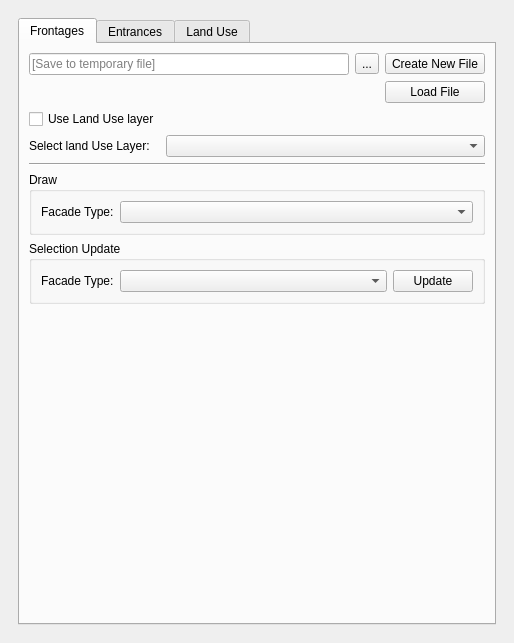
<?xml version="1.0" encoding="UTF-8"?>
<ui version="4.0">
 <class>UrbanDataInputDockWidgetBase</class>
 <widget class="QDockWidget" name="UrbanDataInputDockWidgetBase">
  <property name="geometry">
   <rect>
    <x>0</x>
    <y>0</y>
    <width>514</width>
    <height>643</height>
   </rect>
  </property>
  <property name="windowTitle">
   <string>Urban Data Input</string>
  </property>
  <widget class="QWidget" name="dockWidgetContents">
   <layout class="QGridLayout" name="gridLayout">
    <item row="0" column="0">
     <widget class="QWidget" name="widget" native="true">
      <layout class="QVBoxLayout" name="verticalLayout">
       <item>
        <widget class="QTabWidget" name="tabWidget">
         <property name="currentIndex">
          <number>0</number>
         </property>
         <widget class="QWidget" name="tab">
          <attribute name="title">
           <string>Frontages</string>
          </attribute>
          <layout class="QVBoxLayout" name="verticalLayout_2">
           <item>
            <layout class="QGridLayout" name="gridLayout_3">
             <item row="1" column="3">
              <widget class="QPushButton" name="loadNewFileButton">
               <property name="text">
                <string>Load File</string>
               </property>
              </widget>
             </item>
             <item row="0" column="3">
              <widget class="QToolButton" name="toolButtonNewFile">
               <property name="contextMenuPolicy">
                <enum>Qt::ActionsContextMenu</enum>
               </property>
               <property name="acceptDrops">
                <bool>false</bool>
               </property>
               <property name="text">
                <string>Create New File</string>
               </property>
               <property name="toolButtonStyle">
                <enum>Qt::ToolButtonFollowStyle</enum>
               </property>
               <property name="autoRaise">
                <bool>false</bool>
               </property>
              </widget>
             </item>
             <item row="0" column="1">
              <widget class="QLineEdit" name="lineEditFrontages">
               <property name="placeholderText">
                <string>[Save to temporary file]</string>
               </property>
              </widget>
             </item>
             <item row="0" column="2">
              <widget class="QToolButton" name="toolButtonSaveFile">
               <property name="text">
                <string>...</string>
               </property>
              </widget>
             </item>
            </layout>
           </item>
           <item>
            <layout class="QGridLayout" name="gridLayout_2" columnstretch="0,0">
             <item row="1" column="0">
              <widget class="QLabel" name="label_2">
               <property name="sizePolicy">
                <sizepolicy hsizetype="Maximum" vsizetype="Preferred">
                 <horstretch>0</horstretch>
                 <verstretch>0</verstretch>
                </sizepolicy>
               </property>
               <property name="text">
                <string>Select land Use Layer:</string>
               </property>
              </widget>
             </item>
             <item row="1" column="1">
              <widget class="QComboBox" name="selectLUCombo"/>
             </item>
             <item row="0" column="0">
              <widget class="QCheckBox" name="createNewFileCheckBox">
               <property name="text">
                <string>Use Land Use layer</string>
               </property>
              </widget>
             </item>
            </layout>
           </item>
           <item>
            <widget class="Line" name="line">
             <property name="orientation">
              <enum>Qt::Horizontal</enum>
             </property>
            </widget>
           </item>
           <item>
            <widget class="QGroupBox" name="groupBox">
             <property name="title">
              <string>Draw</string>
             </property>
             <layout class="QGridLayout" name="gridLayout_4">
              <item row="0" column="0">
               <layout class="QHBoxLayout" name="horizontalLayout_3">
                <item>
                 <widget class="QLabel" name="label">
                  <property name="sizePolicy">
                   <sizepolicy hsizetype="Maximum" vsizetype="Preferred">
                    <horstretch>0</horstretch>
                    <verstretch>0</verstretch>
                   </sizepolicy>
                  </property>
                  <property name="text">
                   <string>Facade Type:</string>
                  </property>
                 </widget>
                </item>
                <item>
                 <widget class="QComboBox" name="selectFacadeCombo"/>
                </item>
               </layout>
              </item>
             </layout>
            </widget>
           </item>
           <item>
            <widget class="QGroupBox" name="groupBox_2">
             <property name="title">
              <string>Selection Update</string>
             </property>
             <layout class="QHBoxLayout" name="horizontalLayout">
              <item>
               <layout class="QHBoxLayout" name="horizontalLayout_2">
                <item>
                 <widget class="QLabel" name="label_3">
                  <property name="sizePolicy">
                   <sizepolicy hsizetype="Maximum" vsizetype="Preferred">
                    <horstretch>0</horstretch>
                    <verstretch>0</verstretch>
                   </sizepolicy>
                  </property>
                  <property name="text">
                   <string>Facade Type:</string>
                  </property>
                 </widget>
                </item>
                <item>
                 <widget class="QComboBox" name="updateFacadeCombo"/>
                </item>
                <item>
                 <widget class="QPushButton" name="updateFacadeButton">
                  <property name="sizePolicy">
                   <sizepolicy hsizetype="Maximum" vsizetype="Fixed">
                    <horstretch>0</horstretch>
                    <verstretch>0</verstretch>
                   </sizepolicy>
                  </property>
                  <property name="text">
                   <string>Update</string>
                  </property>
                 </widget>
                </item>
               </layout>
              </item>
             </layout>
            </widget>
           </item>
           <item>
            <spacer name="verticalSpacer">
             <property name="orientation">
              <enum>Qt::Vertical</enum>
             </property>
             <property name="sizeHint" stdset="0">
              <size>
               <width>20</width>
               <height>40</height>
              </size>
             </property>
            </spacer>
           </item>
          </layout>
         </widget>
         <widget class="QWidget" name="tab_2">
          <attribute name="title">
           <string>Entrances</string>
          </attribute>
         </widget>
         <widget class="QWidget" name="tab_3">
          <attribute name="title">
           <string>Land Use</string>
          </attribute>
         </widget>
        </widget>
       </item>
      </layout>
     </widget>
    </item>
   </layout>
  </widget>
 </widget>
 <resources/>
 <connections/>
</ui>
